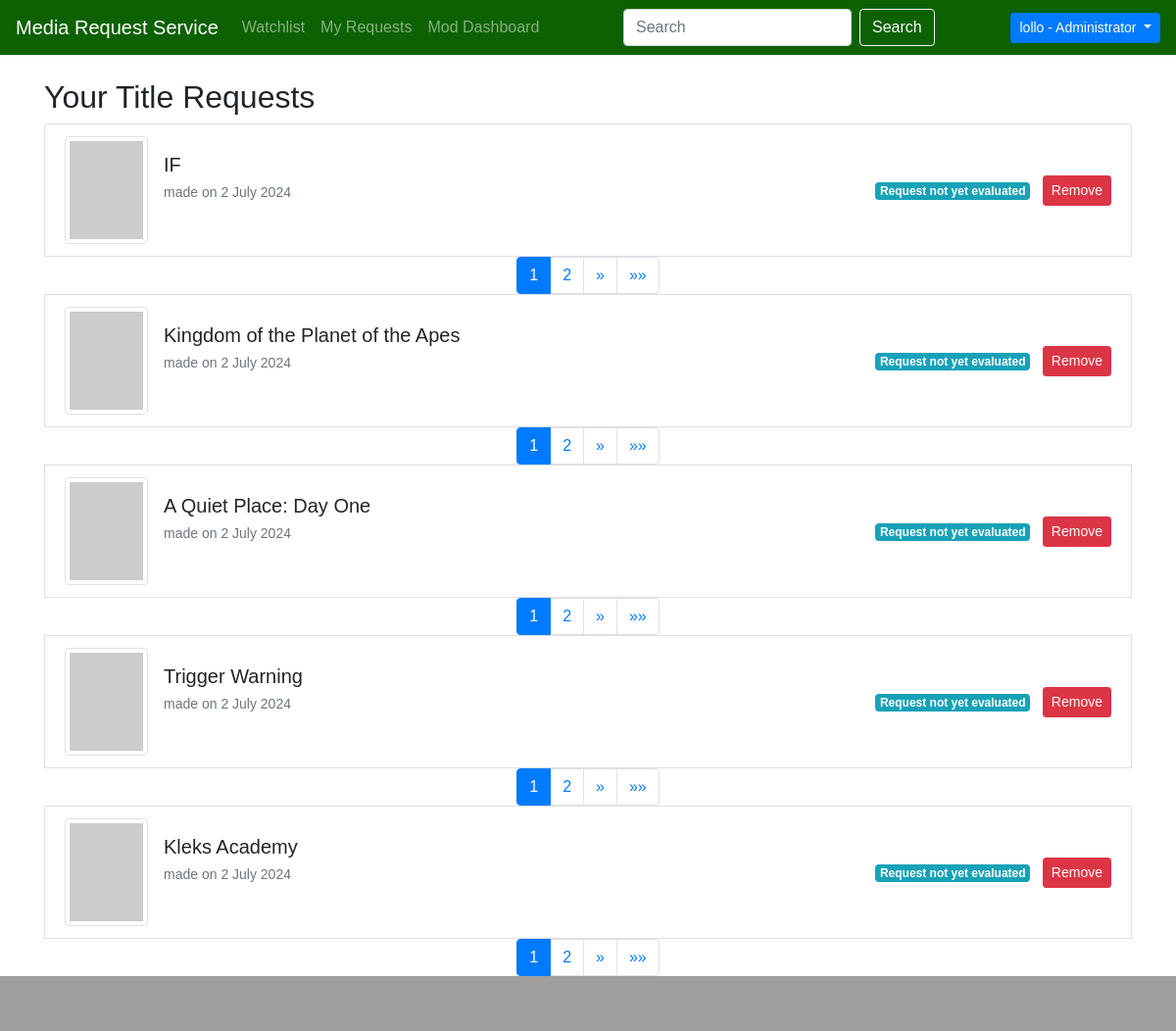
The page /dashboard/myrequests/ (signed in) on the database as committed earlier.
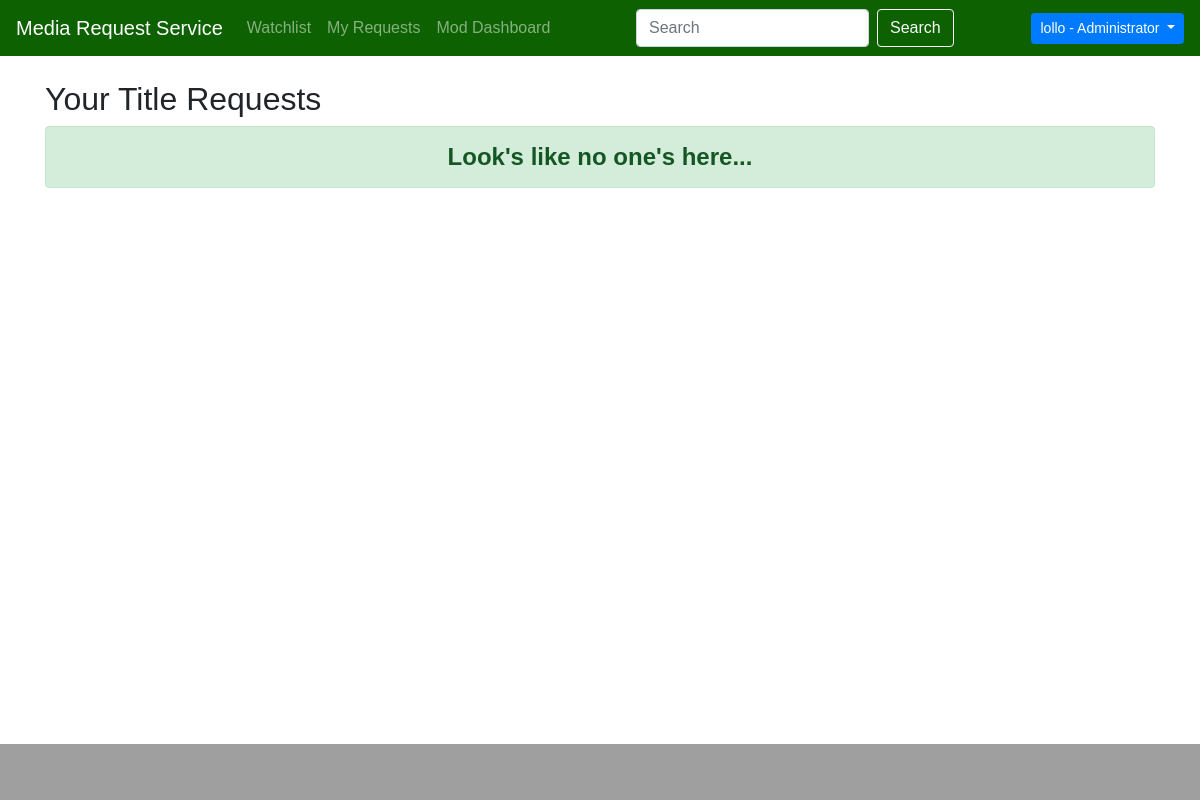
The same page on the database as committed later.
### movieapp/models.py (models this page shows, shortened)
class Request(models.Model):
    APPROVED = 'approved'
    REJECTED = 'rejected'
    PENDING = 'pending'
    STATUS = [
        (APPROVED, 'Request has been approved'),
        (REJECTED, 'Request has been rejected'),
        (PENDING, 'Request not yet evaluated')
    ]
    profile = models.ForeignKey(Profile, related_name='profile', on_delete=models.CASCADE)
    movie = models.ForeignKey(Movie, related_name='movie', on_delete=models.CASCADE)
    status = models.CharField(choices=STATUS, default=PENDING, max_length=8)
    request_date = models.DateTimeField(auto_now_add=True)
    class Meta:
        ordering = ["-request_date"]
        verbose_name_plural = 'Requests'
        constraints = [
            models.UniqueConstraint(fields=['profile', 'movie'], name='unique_profile_movie_request')
        ]

class Movie(models.Model):
    tmdb_id = models.IntegerField(primary_key=True)  # useful to retrieve data from TMDB APIs
    title = models.CharField(max_length=100)
    year = models.IntegerField(null=True)
    description = models.TextField(max_length=1000)
    genre = models.CharField(max_length=100)
    available = models.BooleanField(default=False)
    @property
    def poster_url(self):
        api_key = '5dbf33ab1210565bba9d880c176bf3d8'
        base_url = f'https://api.themoviedb.org/3/movie/{self.tmdb_id}?api_key={api_key}'
        try:
            response = requests.get(base_url)
            data = response.json()
            if 'poster_path' in data and data['poster_path']:
                poster_path = data['poster_path']
                poster_url = f'https://image.tmdb.org/t/p/w154{poster_path}'
                return poster_url
            else:
                return None
        except requests.exceptions.RequestException as e:
            print('Error in API request:', e)
            return None
    class Meta:
        ordering = ["-pk"]
        verbose_name_plural = 'Movies'

### userdashboard/views.py (the view)
# urls.py: path('myrequests/', MyRequests.as_view(), name='my_requests'),
class MyRequests(LoginRequiredMixin, ListView):
    model = Request
    template_name = 'my_requests.html'
    context_object_name = 'requests'
    paginate_by = 5
    def get_queryset(self):
        user_profile = get_object_or_404(Profile, user=self.request.user)
        return Request.objects.filter(profile=user_profile).all()

### userdashboard/templates/my_requests.html (shortened to what this page needs)
{% extends 'GPT_home.html' %}
{% block content %}
<div class="container mt-4">
    <h2>Your Title Requests</h2>
    <ul class="list-group">
        {% for request in page_obj %}
        <li class="list-group-item">
            <div class="row align-items-center">
                <div class="col-md-9">
                    <div class="d-flex align-items-center">
                        <div class="mr-3">
                            {% if request.movie.poster_url %}
                            <img src="{{ request.movie.poster_url }}" class="img-thumbnail" alt="Poster del film" style="width: 75px; height: 100px;">
                            {% else %}
                            <img src="https://via.placeholder.com/75x100" class="img-thumbnail" alt="Immagine non disponibile">
                            {% endif %}
                        </div>
                        <div>
                            <h5 class="mb-1">{{ request.movie.title }} </h5>
                            <small class="text-muted">made on {{ request.request_date|date:"j F Y" }}</small>
                        </div>
                    </div>
                </div>
                <div class="col-md-3 text-md-right mt-3 mt-md-0">
                    <span class="badge badge-info request-status">{{ request.get_status_display }}</span>
                    <button class="btn btn-sm btn-danger request-btn ml-2 remove-request-button" data-request-id="{{ request.id }}" data-movie-id="{{ request.movie.tmdb_id }}" data-action="remove">Remove</button>
                </div>
            </div>
        </li>
           {% include 'navigation/pagination_buttons.html' %}
        {% empty %}
            <div class="alert alert-success d-flex justify-content-center align-items-center" role="alert">
                <span class="text-center font-weight-bold" style="font-size: 1.5em;">Look's like no one's here...</span>
            </div>
        {% endfor %}
    </ul>
</div>
{% endblock %}

### templates/navigation/pagination_buttons.html (shortened to what this page needs)
    <nav aria-label="Page navigation">
        <ul class="pagination justify-content-center">
            {% for num in page_obj.paginator.page_range %}
            {% if page_obj.number == num %}
            <li class="page-item active"><a class="page-link" href="#">{{ num }}</a></li>
            {% elif num > page_obj.number|add:'-3' and num < page_obj.number|add:'3' %}
            <li class="page-item"><a class="page-link" href="?page={{ num }}">{{ num }}</a></li>
            {% endif %}
            {% endfor %}
            {% if page_obj.has_next %}
            <li class="page-item">
                <a class="page-link" href="?page={{ page_obj.next_page_number }}" aria-label="Next">
                    <span aria-hidden="true">&raquo;</span>
                </a>
            </li>
            <li class="page-item">
                <a class="page-link" href="?page={{ page_obj.paginator.num_pages }}" aria-label="Last">
                    <span aria-hidden="true">&raquo;&raquo;</span>
                </a>
            </li>
            {% endif %}
        </ul>
    </nav>

Rows that differ between the two databases and show on the page:
removed Request: movie "IF", request_date "2 July 2024", status "Request not yet evaluated", page_range "1", page_range "2"
removed Request: movie "Kingdom of the Planet of the Apes", request_date "2 July 2024", status "Request not yet evaluated", page_range "1", page_range "2"
removed Request: movie "A Quiet Place: Day One", request_date "2 July 2024", status "Request not yet evaluated", page_range "1", page_range "2"
removed Request: movie "Trigger Warning", request_date "2 July 2024", status "Request not yet evaluated", page_range "1", page_range "2"
removed Request: movie "Kleks Academy", request_date "2 July 2024", status "Request not yet evaluated", page_range "1", page_range "2"
Other text that changed with them:
text now shown: "Look's like no one's here..."
